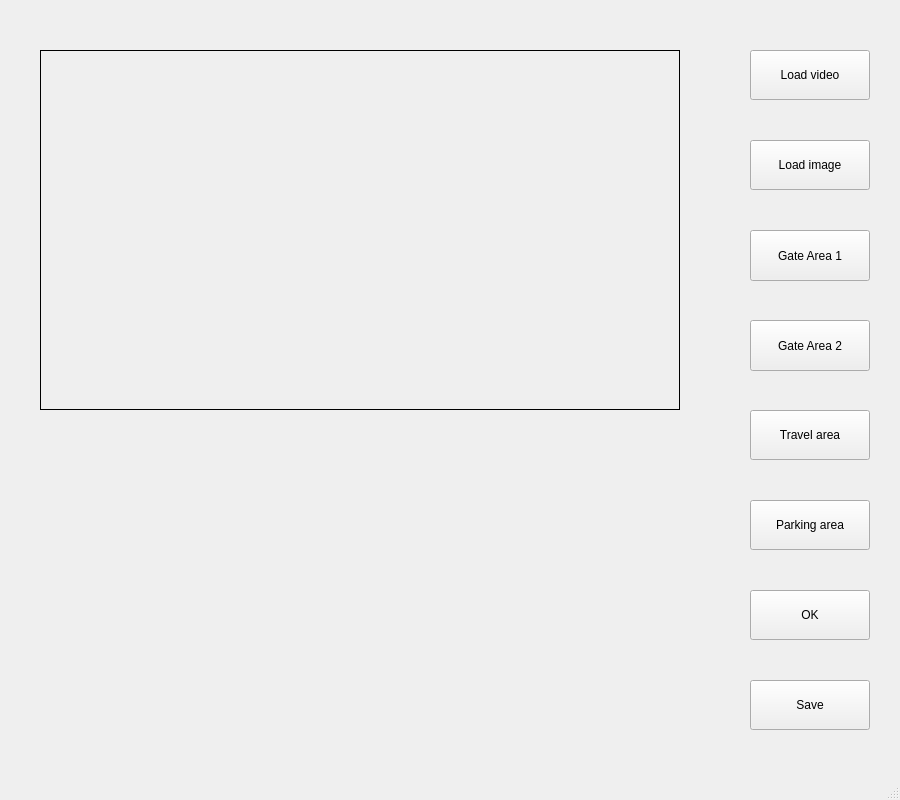
<?xml version="1.0" encoding="UTF-8"?>
<ui version="4.0">
 <class>MainWindow</class>
 <widget class="QMainWindow" name="MainWindow">
  <property name="geometry">
   <rect>
    <x>0</x>
    <y>0</y>
    <width>900</width>
    <height>800</height>
   </rect>
  </property>
  <property name="windowTitle">
   <string>MainWindow</string>
  </property>
  <widget class="QWidget" name="centralwidget">
   <widget class="QLabel" name="imageArea">
    <property name="geometry">
     <rect>
      <x>40</x>
      <y>50</y>
      <width>640</width>
      <height>360</height>
     </rect>
    </property>
    <property name="frameShape">
     <enum>QFrame::Box</enum>
    </property>
    <property name="midLineWidth">
     <number>1</number>
    </property>
    <property name="text">
     <string/>
    </property>
   </widget>
   <widget class="QPushButton" name="loadVideo">
    <property name="geometry">
     <rect>
      <x>750</x>
      <y>50</y>
      <width>120</width>
      <height>50</height>
     </rect>
    </property>
    <property name="text">
     <string>Load video</string>
    </property>
   </widget>
   <widget class="QPushButton" name="loadImage">
    <property name="geometry">
     <rect>
      <x>750</x>
      <y>140</y>
      <width>120</width>
      <height>50</height>
     </rect>
    </property>
    <property name="text">
     <string>Load image</string>
    </property>
   </widget>
   <widget class="QPushButton" name="gateArea1">
    <property name="geometry">
     <rect>
      <x>750</x>
      <y>230</y>
      <width>120</width>
      <height>51</height>
     </rect>
    </property>
    <property name="text">
     <string>Gate Area 1</string>
    </property>
   </widget>
   <widget class="QPushButton" name="save">
    <property name="geometry">
     <rect>
      <x>750</x>
      <y>680</y>
      <width>120</width>
      <height>50</height>
     </rect>
    </property>
    <property name="text">
     <string>Save</string>
    </property>
   </widget>
   <widget class="QPushButton" name="travelArea">
    <property name="geometry">
     <rect>
      <x>750</x>
      <y>410</y>
      <width>120</width>
      <height>50</height>
     </rect>
    </property>
    <property name="text">
     <string>Travel area</string>
    </property>
   </widget>
   <widget class="QPushButton" name="parkingArea">
    <property name="geometry">
     <rect>
      <x>750</x>
      <y>500</y>
      <width>120</width>
      <height>50</height>
     </rect>
    </property>
    <property name="text">
     <string>Parking area</string>
    </property>
   </widget>
   <widget class="QLabel" name="notification">
    <property name="geometry">
     <rect>
      <x>240</x>
      <y>700</y>
      <width>401</width>
      <height>31</height>
     </rect>
    </property>
    <property name="font">
     <font>
      <pointsize>10</pointsize>
      <weight>75</weight>
      <bold>true</bold>
     </font>
    </property>
    <property name="text">
     <string/>
    </property>
   </widget>
   <widget class="QPushButton" name="ok">
    <property name="geometry">
     <rect>
      <x>750</x>
      <y>590</y>
      <width>120</width>
      <height>50</height>
     </rect>
    </property>
    <property name="text">
     <string>OK</string>
    </property>
   </widget>
   <widget class="QPushButton" name="gateArea2">
    <property name="geometry">
     <rect>
      <x>750</x>
      <y>320</y>
      <width>120</width>
      <height>51</height>
     </rect>
    </property>
    <property name="text">
     <string>Gate Area 2</string>
    </property>
   </widget>
  </widget>
  <widget class="QMenuBar" name="menubar">
   <property name="geometry">
    <rect>
     <x>0</x>
     <y>0</y>
     <width>900</width>
     <height>26</height>
    </rect>
   </property>
  </widget>
  <widget class="QStatusBar" name="statusbar"/>
 </widget>
 <resources/>
 <connections/>
</ui>
